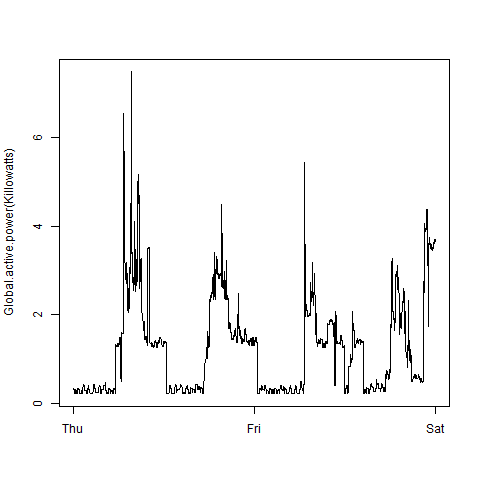

Generate this figure with R:
hpc<-read.table("hpc.txt", skip = 66637,  nrow = 2879, sep =";")
names(hpc)<- c("Date","Time","Global.active.power","Global.reactive.power",
               "Voltage","Global.intensity","Sub.metering.1","Sub.metering.2","Sub.metering.3")
hpc<-unite(hpc, Datetime, Date, Time, sep=" ")

hpc$Datetime<-as.POSIXlt(hpc$Datetime, format = "%d/%m/%Y %H:%M:%S")


#PLOT 2 

png(file = "Plot2.png",width = 480, height = 480,units = "px")
with(hpc,plot(Datetime,Global.active.power, ylab = "Global.active.power(Killowatts)",xlab = "",type = "l"))
dev.off()

